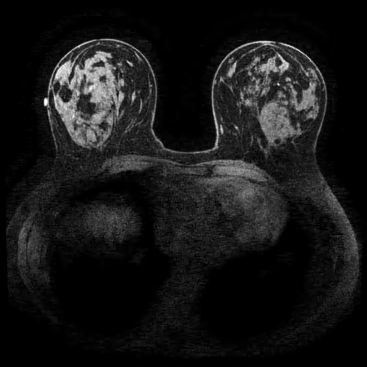
#> input picture breastmri.jpg, 367 x 367 px
$ jupyter execute signalthreshold.ipynb
#> lines starting #> are read from the running program, lines starting #| are printed output that depends on the picture
First, we import the necessary modules

[cell 1]
from skimage.restoration import denoise_nl_means, estimate_sigma
from skimage import img_as_float, img_as_ubyte, io
import numpy as np
from matplotlib import pyplot as plt

Setting up the image

[cell 2]
img  = img_as_float(io.imread("breastmri.jpg"))

[cell 3]
sigma_est = np.mean(estimate_sigma(img, channel_axis=True))
#> sigma_est = 0.000573
denoise = denoise_nl_means(img, h=1.15 * sigma_est, fast_mode = True, patch_size = 5, patch_distance=3, channel_axis = True)

[cell 4]
denoise_ubyte = img_as_ubyte(denoise)
plt.imshow(denoise_ubyte, cmap = "gray")

Plotting a histogram

[cell 5]
plt.hist(denoise_ubyte.flat, bins = 100, range = (0,255), color = "c")
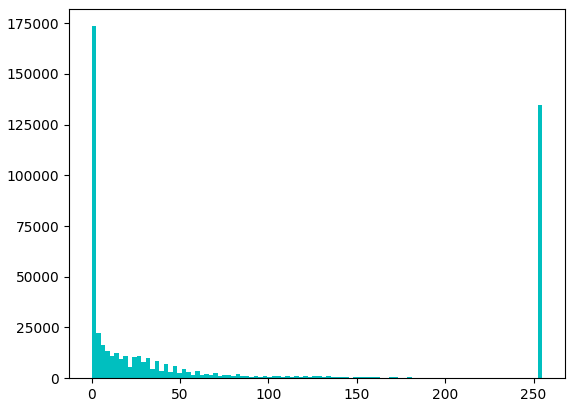
#> figure drawn by matplotlib, 1 panel; tallest bar 173532 high, from x = 0 to 2.55

Taking the 2nd standard deviation value into account

[cell 6]
arr = [  0.  ,   2.55,   5.1 ,   7.65,  10.2 ,  12.75,  15.3 ,  17.85,
         20.4 ,  22.95,  25.5 ,  28.05,  30.6 ,  33.15,  35.7 ,  38.25,
         40.8 ,  43.35,  45.9 ,  48.45,  51.  ,  53.55,  56.1 ,  58.65,
         61.2 ,  63.75,  66.3 ,  68.85,  71.4 ,  73.95,  76.5 ,  79.05,
         81.6 ,  84.15,  86.7 ,  89.25,  91.8 ,  94.35,  96.9 ,  99.45,
        102.  , 104.55, 107.1 , 109.65, 112.2 , 114.75, 117.3 , 119.85,
        122.4 , 124.95, 127.5 , 130.05, 132.6 , 135.15, 137.7 , 140.25,
        142.8 , 145.35, 147.9 , 150.45, 153.  , 155.55, 158.1 , 160.65,
        163.2 , 165.75, 168.3 , 170.85, 173.4 , 175.95, 178.5 , 181.05,
        183.6 , 186.15, 188.7 , 191.25, 193.8 , 196.35, 198.9 , 201.45,
        204.  , 206.55, 209.1 , 211.65, 214.2 , 216.75, 219.3 , 221.85,
        224.4 , 226.95, 229.5 , 232.05, 234.6 , 237.15, 239.7 , 242.25,
        244.8 , 247.35, 249.9 , 252.45, 255.  ]
print("arr : ", arr)
print("95th percentile of rgb array : ",
      np.percentile(arr, 95))

[cell 7]
#now we are taking cumalitive sum of 2nd standard deviation and forward
#this is all the pixels in the entire image


list=[1.71609e+05, 2.59320e+04, 1.46220e+04, 1.46640e+04, 9.96900e+03,
        1.24980e+04, 9.44400e+03, 1.08120e+04, 5.58300e+03, 1.05690e+04,
        1.07190e+04, 7.74600e+03, 9.78300e+03, 4.45200e+03, 8.44500e+03,
        3.72300e+03, 7.04400e+03, 3.17700e+03, 5.77200e+03, 2.48700e+03,
        4.65900e+03, 3.14100e+03, 1.73700e+03, 3.47700e+03, 1.53000e+03,
        2.08200e+03, 1.42500e+03, 2.51700e+03, 1.11900e+03, 1.48800e+03,
        1.50900e+03, 9.75000e+02, 1.83600e+03, 8.97000e+02, 1.18800e+03,
        8.07000e+02, 1.22400e+03, 7.56000e+02, 1.10400e+03, 7.53000e+02,
        9.90000e+02, 9.99000e+02, 6.57000e+02, 9.36000e+02, 5.82000e+02,
        8.97000e+02, 5.82000e+02, 9.39000e+02, 6.06000e+02, 9.15000e+02,
        8.70000e+02, 5.73000e+02, 8.73000e+02, 4.74000e+02, 7.41000e+02,
        4.65000e+02, 6.72000e+02, 2.34000e+02, 6.63000e+02, 3.72000e+02,
        5.85000e+02, 5.76000e+02, 3.72000e+02, 6.03000e+02, 3.09000e+02,
        2.40000e+02, 3.72000e+02, 4.35000e+02, 3.06000e+02, 2.70000e+02,
        4.08000e+02, 2.40000e+02, 3.12000e+02, 2.19000e+02, 1.89000e+02,
        1.56000e+02, 2.28000e+02, 1.38000e+02, 1.20000e+02, 9.30000e+01,
        1.29000e+02, 1.05000e+02, 4.20000e+01, 4.80000e+01, 4.20000e+01,
        3.90000e+01, 4.50000e+01, 1.80000e+01, 1.50000e+01, 1.80000e+01,
        2.40000e+01, 6.00000e+00, 3.00000e+00, 6.00000e+00, 6.00000e+00,
        3.00000e+00, 0.00000e+00, 0.00000e+00, 9.00000e+00, 1.34713e+05]

scnd_dvtn_pixel = list[94]+list[95]+list[96]+list[97]+list[98]+list[99]
print(scnd_dvtn_pixel)

[cell 8]
#this is all the pixels in the entire image


new_list=[]
j=0

#

for i in range(0,len(list)):
    j+=list[i]
    new_list.append(j)

total_pixels = new_list[99]
print(total_pixels)


$ run again, with fgtseg.jpg copied over breastmri.jpg
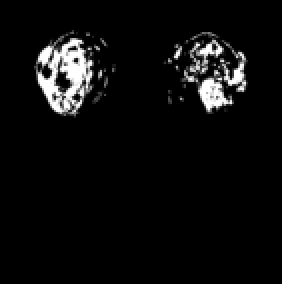
#> input picture fgtseg.jpg, 141 x 142 px (shown 2 times larger)
#> sigma_est = 2.41e-17
#> denoise_ubyte is the input picture: shape (142, 141, 4); mean R, G, B, A 12.8, 12.8, 12.8, 255
#> `[cell 5] plt.hist(denoise_ubyte.flat, bins = 100, range = (0,255), col..`:
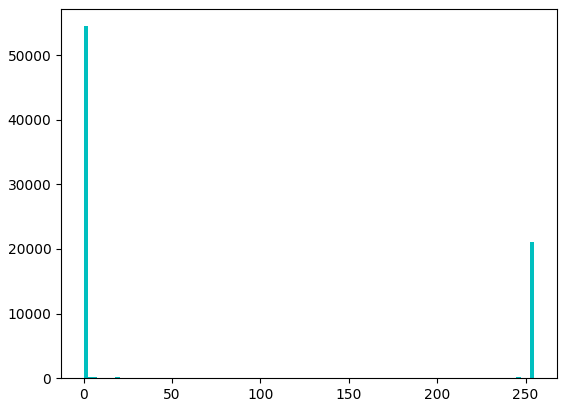
#> figure drawn by matplotlib, 1 panel; tallest bar 54483 high, from x = 0 to 2.55
